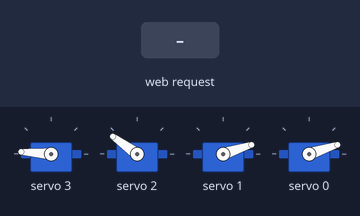
Simulated run of this sketch. Board: ESP32. Parts: 4 × servo. Inputs (shaded band) come from the test bench. WiFi joins after 1.5 s; servers stay silent unless stated; what the sketch prints to the serial monitor is not drawn.

Above: at 3.7 s.
3.8 s: HTTP request GET /move received
At 4.2 s:
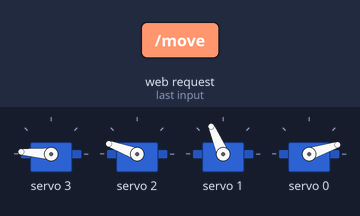
5.3 s: HTTP request GET /move?S=1 received
At 6.5 s:
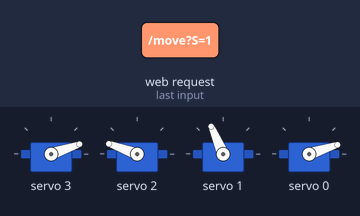
6.8 s: HTTP request GET /move?S=120 received
At 7.7 s:
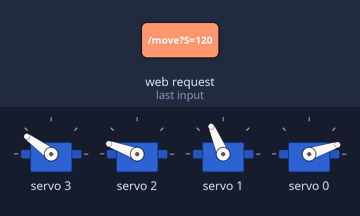
8.3 s: HTTP request GET /move?E=1 received
At 8.8 s:
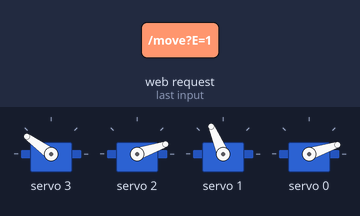
9.8 s: HTTP request GET /move?S=0 received
At 11.0 s:
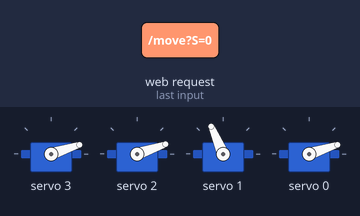
11.3 s: HTTP request GET /move?E=120 received
At 12.3 s:
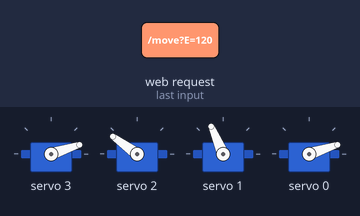
Timing chart, 0 to 13.8 s (numbered marks = the images above; inputs shaded):
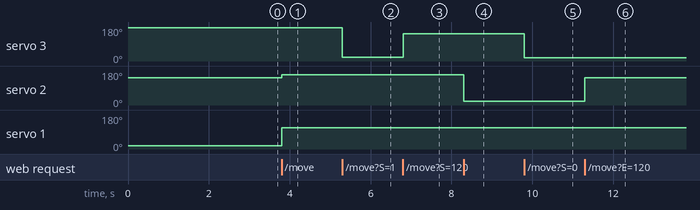

Measured:
- after the input at 3.8 s, servo 2: 144° → 160° at once; servo 1: 18° → 113° at once
- after the input at 5.3 s, servo 3: 176° → 19° at once
- after the input at 6.8 s, servo 3: 19° → 144° at once
- after the input at 8.3 s, servo 2: 160° → 19° at once
- after the input at 9.8 s, servo 3: 144° → 18° at once
- after the input at 11.3 s, servo 2: 19° → 144° at once

The sketch:

robot_arm_base_esp32.ino
```cpp
#include <Wire.h>
#include <WiFi.h>
#include <WebServer.h>
#include <Adafruit_PWMServoDriver.h>

// WiFi credentials
const char* ssid = "Phoenix-extend";
const char* password = "7003509770kushal";

// Web Server
WebServer server(80);

// PCA9685 Object
Adafruit_PWMServoDriver pwm = Adafruit_PWMServoDriver(0x40);  // Default I2C address

// PCA9685 Servo Channels
#define SHOULDER_SERVO 3
#define ELBOW_SERVO 2
#define WRIST_SERVO 1
#define GRIPPER_SERVO 0

// Servo Limits
#define SERVOMIN  150  // Min pulse length
#define SERVOMAX  550  // Max pulse length

// Servo Angle Variables
int shoulderAngle = 150;
int elbowAngle = 135;
int wristAngle = 90;
int gripperAngle = 0;

void setup() {
  Serial.begin(115200);

  // Initialize PCA9685
  pwm.begin();
  delay(10);
  pwm.setPWMFreq(50);  // 50Hz PWM for servos
  delay(10);

  armHome();  // Move arm to home position

  // Connect to WiFi
  WiFi.begin(ssid, password);
  Serial.print("Connecting to WiFi");
  while (WiFi.status() != WL_CONNECTED) {
    delay(500);
    Serial.print(".");
  }
  Serial.println("\nWiFi connected!");
  Serial.print("ESP32 Web Server IP: ");
  Serial.println(WiFi.localIP());

  // Define route for receiving servo angles
  server.on("/move", handleMove);

  server.begin();
}

// Function to handle incoming servo angle updates
void handleMove() {
  if (server.hasArg("S")) shoulderAngle = server.arg("S").toInt();
  if (server.hasArg("E")) elbowAngle = server.arg("E").toInt();
  if (server.hasArg("W")) wristAngle = server.arg("W").toInt();
  if (server.hasArg("G")) gripperAngle = server.arg("G").toInt();

  // Apply servo angles
  setServo(SHOULDER_SERVO, shoulderAngle);
  setServo(ELBOW_SERVO, elbowAngle);
  setServo(WRIST_SERVO, wristAngle);
  setServo(GRIPPER_SERVO, gripperAngle);

  Serial.printf("Updated Angles - S:%d, E:%d, W:%d, G:%d\n", shoulderAngle, elbowAngle, wristAngle, gripperAngle);
  server.send(200, "text/plain", "OK");
}

void loop() {
  server.handleClient();
}

// Move servo using PCA9685
void setServo(uint8_t channel, int angle) {
  int pulse = map(angle, 0, 180, SERVOMIN, SERVOMAX);
  pwm.setPWM(channel, 0, pulse);
}

// Move arm to home position
void armHome() {
  setServo(SHOULDER_SERVO, 150);
  delay(250);
  setServo(ELBOW_SERVO, 120);
  delay(250);
  setServo(WRIST_SERVO, 0);
  delay(250);
  setServo(GRIPPER_SERVO, 0);
  delay(250);
}
```
